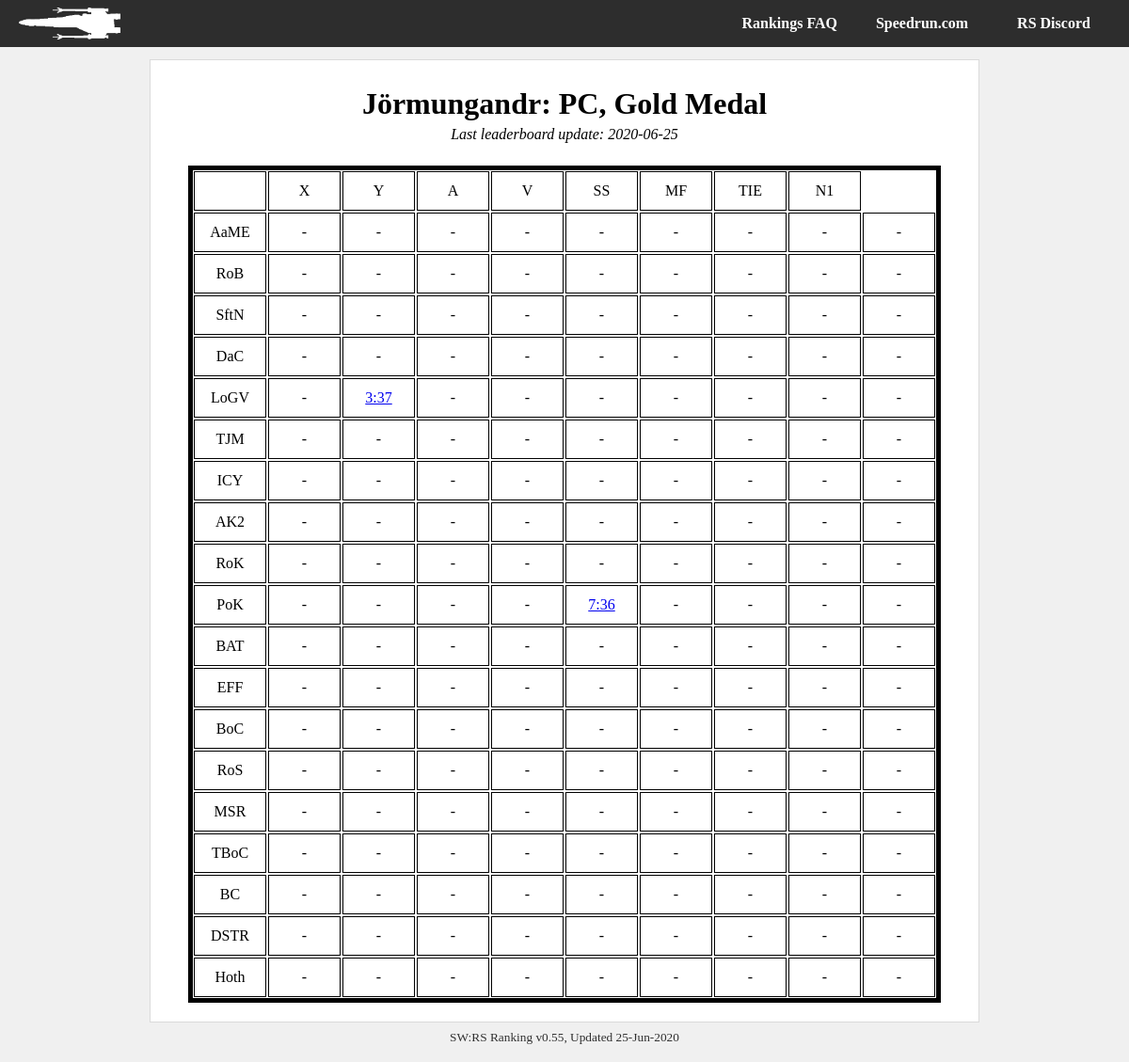
Before: /player/Jörmungandr/pc_gold with the older database file.
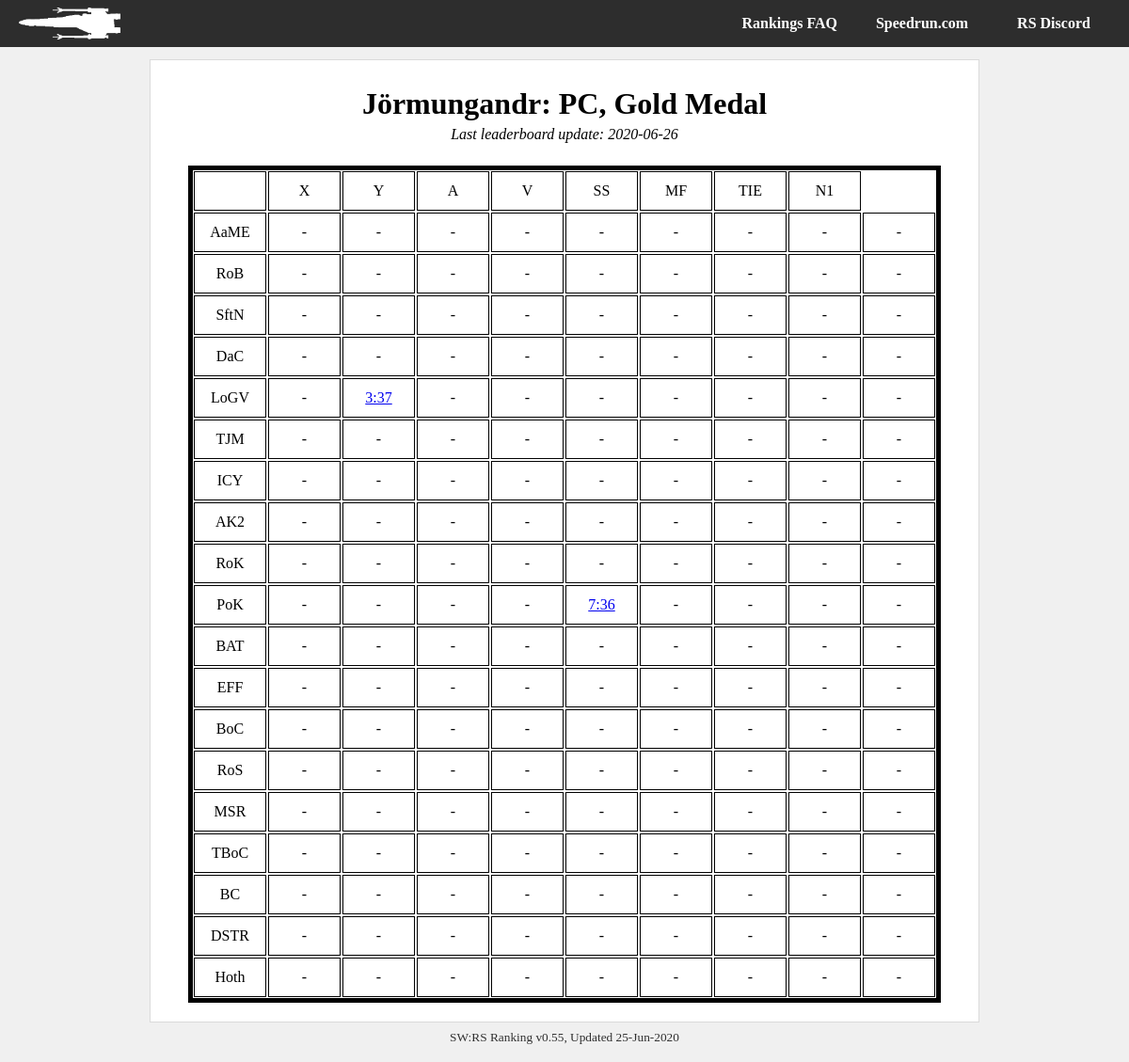
After: the same page with the newer database file.
### tables this page shows
CREATE TABLE metadata (field          text primary key,value          text);

CREATE TABLE il_runs_20200625 (run_id          integer primary key,level           text,category        text,player          text,time            integer default 9999,platform        text,medal           text,src_link        text);

CREATE TABLE il_runs_20200626 (run_id          integer primary key,level           text,category        text,player          text,time            integer default 9999,platform        text,medal           text,src_link        text);

### swrs.py (the view)
@app.route('/player/<player_id>/<category>')
def player_cat(player_id, category):
    con = lite.connect(DATABASE)
    with con:
        cur = con.cursor()
        cur.execute('SELECT value FROM metadata ' +
                    'WHERE field = "last_update"')
    last_up = cur.fetchall()[0][0]
    tag = last_up + '_' + category
    if category[0:2] == 'pc':
        console = "PC"
    elif category[0:3] == 'n64':
        console = 'N64'
    else:
        console = 'CONSOLE?'
    if category[-3:] == 'any':
        medal_type = "Any Medal"
    elif category[-4:] == 'gold':
        medal_type = 'Gold Medal'
    else:
        medal_type = 'MEDAL?'
    runs = []
    for lev in il_level_names:
        level_array = []
        for ship in il_category_names:
            cur = con.cursor()
            with con:
                cur.execute('SELECT level, category, time, "src_link" ' +
                            'FROM il_runs_' + last_up + ' ' +
                            'WHERE player = "' + player_id + '" AND ' +
                            'platform = "' + console + '" AND ' +
                            'level = "' + lev + '" AND ' +
                            'category = "' + ship + '" AND ' +
                            'medal = "' + medal_type + '";')
            run = cur.fetchall()
            if run:
                run = list(run[0])
                print(run)
                run[2] = convert_seconds(run[2])
            level_array.append(run)
        runs.append(level_array)
    for i in runs:
        print(i)
    try:
        return render_template('player-category.html',
                               name=player_id,
                               medal=medal_type,
                               platform=console,
                               runs=runs,
                               last_update=DATESTAMP)
    except Exception as e:
        return str(e)

### swrs.py (called while the page is built)
def convert_seconds(in_time):
    print(in_time)
    out_time = 'ERR'
    secs = in_time % 60
    mins = (in_time - secs) // 60
    if secs < 10:
        secs = '0' + str(secs)
    out_time = str(mins) + ':' + str(secs)
    return out_time

@app.teardown_appcontext
def close_connection(exception):
    db = getattr(g, '_database', None)
    if db is not None:
        db.close()

### templates/player-category.html
{% from "macros.html" import header, footer, categories, title, player_chart %}
{{ header(name +" | SWRS") }}
{{ title(name + ": " + platform + ", " + medal, last_update) }}
{% set level_acronyms = ["AaME",
"RoB",
"SftN",
"DaC",
"LoGV",
"TJM",
"ICY",
"AK2",
"RoK",
"PoK",
"BAT",
"EFF",
"BoC",
"RoS",
"MSR",
"TBoC",
"BC",
"DSTR",
"Hoth"] %}
    <div id="about">
            <div id="runs-table">
                <div class="runs-table-row">
                    <div class="runs-table-timebox"> </div>
                    <div class="runs-table-timebox">X</div>
                    <div class="runs-table-timebox">Y</div>
                    <div class="runs-table-timebox">A</div>
                    <div class="runs-table-timebox">V</div>
                    <div class="runs-table-timebox">SS</div>
                    <div class="runs-table-timebox">MF</div>
                    <div class="runs-table-timebox">TIE</div>
                    <div class="runs-table-timebox">N1</div>
                </div>
            {% for i in range(runs|length): %}
                {% set level = runs[i] %}
                <div class="runs-table-row {{ level_acronyms[i] }}">
                <div class="runs-table-timebox">{{ level_acronyms[i] }}</div>
                {% for ship in level %}
                    <div class="runs-table-timebox">
                        {% if ship: %}
                            <a href="{{ ship[3] }}">{{ ship[2] }}</a>
                        {% else %}
                            -
                        {% endif %}
                    </div>
                {% endfor %}
                </div>
            {% endfor %}
            </div>
    </div>
{{ footer() }}

### templates/macros.html (shortened to what this page needs)
{% macro header(header_text) %}
<html>
    <head>
        <link rel="stylesheet" type="text/css" href="{{ url_for('static', filename = 'style.css') }}" />
    </head>
    <body>
    <div id="container">
        {{ tabs() }}
    <div id="body-wrapper">
        <div id="body-content">
{% endmacro %}
{% macro tabs() %}
        <div id="body-tabs">
            <div id="lefttabs">
                <a href="/"><img src= {{ url_for('static', filename = 'logo.png') }}></a>
            </div>
            <div id="righttabs">
                <a href="https://discord.gg/Gp7swfc"><div id="tab" class="topplayers back">RS Discord</div></a>
            </div>
            <div id="righttabs">
                <a href="https://www.speedrun.com/rogue1/"><div id="tab" class="topplayers back">Speedrun.com</div></a>
            </div>
            <div id="righttabs">
                <a href="/faq"><div id="tab" class="topplayers back">Rankings FAQ</div></a>
            </div>
        </div>
{% endmacro %}
{% macro title(name, date) %}
            <div id="title">
                    <h1>
                        {{ name }}
                    </h1>
                    {% if date %}
                    <div id="lastupdate">
                        <p>Last leaderboard update: {{ date[:4] }}-{{ date[4:6] }}-{{ date[6:] }}</p>
                    </div>
                    {% endif %}
            </div>
{% endmacro %}
{% macro footer() %}
            </div>
            <div id="footertext">
                <span title="v0.55 Erso">SW:RS Ranking v0.55, Updated 25-Jun-2020</span>
            </div>
        </div>
    </div>
    </body>
</html>
{% endmacro %}

### static/style.css (style rules this page uses)
body { font-family: 'LiberationSerif', 'Bookman', 'Times', Serif; margin: 0px; background: #f0f0f0; position: relative; }
#container { position: absolute; width: 100%; height: 100%; }
#body-wrapper { width: max-content; max-width: 95%; margin-left:auto; margin-right:auto; padding: 10px; display: block; position: relative; overflow: hidden !important; }
#body-tabs { display: block; overflow: hidden; background: #2d2d2d; padding: 0px 10px; height: 50px; background-repeat: no-repeat; background-size: auto 35px; background-attachment: fixed; background-position-x: center; background-position-y: 7px; }
#tab { display: inline-block; color: #ffffff; padding: 00px 20px; border-radius: 0px; margin: 0px; min-width: 100px; text-align: center; font-weight: bold; line-height: 50px; height: 100%; }
#lefttabs { float: left; }
#lefttabs img { padding: 8px 10px; height: 34px; }
#righttabs { float: right; }
#body-content { border: 1px #dadada solid; min-height: 100px; background: #ffffff; border-radius: 0px; margin-top: 3px; padding: 20px 40px; }
#title { text-align: center; margin: .5em 0em 1.5em 0em; font-weight: bold; font-style: italic; }
#title h1 { margin: 0em 0em .0em 0em; font-style: normal; }
#footertext { text-align: center; font-size: 10pt; padding: 8px; opacity: 0.8; }
#lastupdate p { font-weight: normal; padding: 0; margin: 5px 0 0 0; }
#runs-table { border: 5px solid #000000; overflow: hidden; }
.runs-table-row { display: flex; flex-direction: row; flex-wrap: nowrap; justify-content: flex-start; align-items: stretch; align-content: stretch; }
.runs-table-timebox { margin: 1px; width: 75px; line-height: 20px; padding-top: 10px; padding-bottom: 10px; border: 1px solid #000000; text-align: center; vertical-align: middle; }

Changed rows visible on the page:
no longer on this page (row unchanged): il_runs_20200625: ship "3:37", shown under "LoGV"
no longer on this page (row unchanged): il_runs_20200625: ship "7:36", shown under "PoK"
changed metadata: value "25" → "26"
now on this page (row unchanged): il_runs_20200626: ship "3:37", shown under "LoGV"
now on this page (row unchanged): il_runs_20200626: ship "7:36", shown under "PoK"
